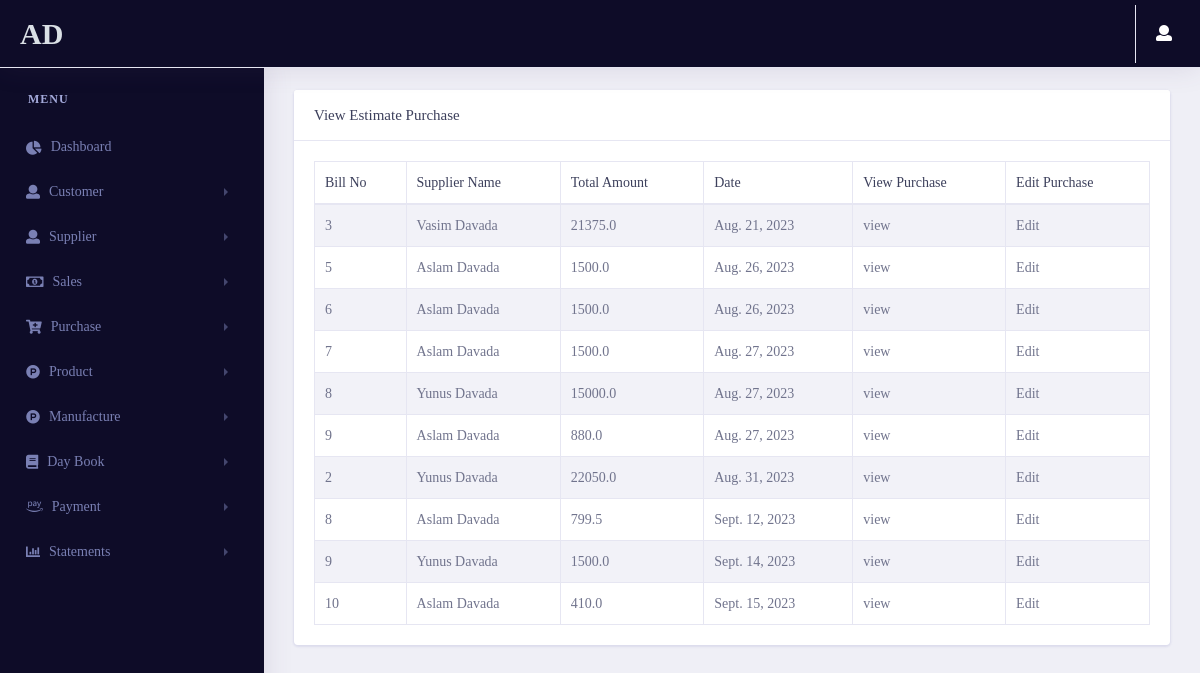
Page /purchase/viewpurchase/ (signed in) on the committed database.
### pages/models.py (models this page shows, shortened)
class Profile(models.Model):
    user = models.OneToOneField(User,on_delete=models.CASCADE , related_name="profile")
    phone_no = models.CharField(max_length=20)
    company_name = models.CharField(max_length=50)
    Address = models.CharField(max_length=500)
    city = models.CharField(max_length=50)
    state = models.CharField(max_length=50)
    pincode = models.CharField(max_length=50)
    GSTNO = models.CharField(max_length=50)
    Bank_name = models.CharField(max_length=50)
    Bank_AC = models.CharField(max_length=50)
    IFSC_Code = models.CharField(max_length=50)
    Branch_name = models.CharField(max_length=50)
    id = models.UUIDField(default=uuid.uuid4 , unique=True , primary_key=True , editable=False)
    class Meta:
        indexes = [models.Index(fields=['user' , 'id'])]

### purchase/models.py (models this page shows, shortened)
class Estimate_Purchase(models.Model):
    Bill_no = models.IntegerField()
    supplier = models.ForeignKey(Supplier_estimate,on_delete=models.CASCADE)
    date = models.DateField(auto_now_add=True)
    Total_amount = models.FloatField()
    Due_amount = models.FloatField()
    Round_off = models.FloatField()
    Grand_total = models.FloatField()
    id = models.UUIDField(default=uuid.uuid4 , unique=True , primary_key=True , editable=False)
    class Meta:
        indexes = [models.Index(fields=('Bill_no' , 'id' , 'supplier'))]

### supplier/models.py (models this page shows)
class Supplier_estimate(models.Model):
    supplier_id = models.CharField(max_length=10, null=True, blank=True)
    fullname = models.CharField(max_length=50)
    contactno = models.CharField(max_length=50)
    city = models.CharField(max_length=50)
    state = models.CharField(max_length=50)
    landmark = models.CharField(max_length=50)
    id = models.UUIDField(default=uuid.uuid4 , unique=True , primary_key=True , editable=False)
    def __str__(self):
        return self.fullname
    class Meta:
        indexes = [models.Index(fields=['id' , 'fullname'])]

### purchase/views.py (the view)
# urls.py: path('viewpurchase/',views.viewpurchase,name="viewpurchase"),
@login_required(login_url='login')
def viewpurchase(request):
    try:
        if request.user.groups.filter(name='Estimate').exists():
            Purchase_data = Estimate_Purchase.objects.all()
        if request.user.groups.filter(name='GST').exists():
            Purchase_data = GST_Purchase.objects.all()
        context = {
            'Purchase_data' : Purchase_data
        }
        return render(request,"purchase/viewpurchase.html",context)
    except:
        return redirect('error404')

### pages/templatetags/user_auth.py (called while the page is built)
@register.filter(name='has_group')
def has_group(user, group_name):
    group = Group.objects.get(name=group_name)
    return True if group in user.groups.all() else False

### purchase/templates/purchase/viewpurchase.html (shortened to what this page needs)
{% extends 'pages/base.html' %}
{% load static %}
{% load user_auth %}
{% block content %}
    <link rel="stylesheet" href="{% static 'vendor/bootstrap/css/bootstrap.min.css' %}">
    <link rel="stylesheet" type="text/css" href="{% static 'vendor/datatables/css/dataTables.bootstrap4.css' %}">
    <link href="{% static 'vendor/fonts/circular-std/style.css' %}" rel="stylesheet">
    <link rel="stylesheet" href="{% static 'libs/css/style.css' %}">
    <link rel="stylesheet" href="{% static 'vendor/fonts/fontawesome/css/fontawesome-all.css' %}">
{% if request.user|has_group:"Estimate" %}
<div class="row">
    <div class="col-xl-12 col-lg-12 col-md-12 col-sm-12 col-12">
        <div class="card">
        <h5 class="card-header">View Estimate Purchase</h5>
            <div class="card-body">
                <div class="table-responsive">
                <table class="table table-striped table-bordered first">
                    <thead>
                        <tr>
                            <th>Bill No</th>
                            <th>Supplier Name</th>
                            <th>Total Amount</th>
                            <th>Date</th>
                            <th>View Purchase</th>
                            <th>Edit Purchase</th>
                        </tr>
                    </thead>
                    <tbody>
                        {% for i in Purchase_data    %}
                        <tr>
                            <td>{{i.Bill_no}}</td>
                            <td>{{i.supplier}}</td>
                            <td>{{i.Total_amount}}</td>
                            <td>{{i.date}}</td>
                            <td>
                                <a href="/purchase/purchaseinvoice/{{i.id}}">view</a>
                            </td>
                            <td>
                                <a href="/purchase/updatepurchase/{{i.id}}">Edit</a>
                            </td>
                        </tr>
                        {% endfor %}
                    </tbody>
                </table>
                </div>
            </div>
        </div>
    </div>
</div>
{% endif %}
{% endblock content %}

### pages/templates/pages/base.html (shortened to what this page needs)
{% load static %}
{% load user_auth %}
<!doctype html>
<html lang="en">
<head>
    <link rel="stylesheet" href="{% static 'vendor/bootstrap/css/bootstrap.min.css' %}">
    <link href="{% static 'vendor/fonts/circular-std/style.css' %}" rel="stylesheet">
    <link rel="stylesheet" href="{% static 'libs/css/style.css' %}">
    <link rel="stylesheet" href="{% static 'vendor/fonts/fontawesome/css/fontawesome-all.css' %}">
    <link rel="stylesheet" href="{% static 'vendor/fonts/material-design-iconic-font/css/materialdesignicons.min.css' %}">
    <link rel="stylesheet" href="{% static 'vendor/fonts/flag-icon-css/flag-icon.min.css' %}">
    <link href="{% static 'Select2/css/select2.min.css' %}" rel="stylesheet" type="text/css">
    <link href="stylesheet" href="{% static 'vendor/multi-select/css/multi-select.css' %}">
</head>
<body>
    <div class="dashboard-main-wrapper">
          <div class="dashboard-header">
            <nav class="navbar navbar-expand-lg sidebar-dark fixed-top" >
                <a class="navbar-brand text-light" href="{% url 'dashboard' %}">{{request.user.profile.company_name}}</a>
                <div class="collapse navbar-collapse " id="navbarSupportedContent">
                    <ul class="navbar-nav ml-auto navbar-right-top">
                        <li class="nav-item dropdown nav-user">
                            <a class="nav-link nav-user-img" href="#" id="navbarDropdownMenuLink2" data-toggle="dropdown" aria-haspopup="true" aria-expanded="false"><i class="fas fa-user mr-2" style="color: white;" aria-hidden="true"></i></a>
                        </li>
                    </ul>
                </div>
            </nav>
        </div>
        <div class="nav-left-sidebar sidebar-dark">
            <div class="menu-list">
                <nav class="navbar navbar-expand-lg navbar-dark">
                    <div class="collapse navbar-collapse" id="navbarNav">
                        <ul class="navbar-nav flex-column">
                            <li class="nav-divider">
                                Menu
                            </li>
                            <li class="nav-item">
                                <a class="nav-link" href="{% url 'dashboard' %}"><i class="fas fa-chart-pie" aria-hidden="true"></i>Dashboard</a>
                            </li>
                            <li class="nav-item">
                                <a class="nav-link" href="#" data-toggle="collapse" aria-expanded="false" data-target="#submenu-2" aria-controls="submenu-2"><i class="fa fa-user"></i>Customer</a>
                            </li>
                            <li class="nav-item">
                                <a class="nav-link" href="#" data-toggle="collapse" aria-expanded="false" data-target="#submenu-3" aria-controls="submenu-3"><i class="fa fa-user"></i>Supplier</a>
                            </li>
                            <li class="nav-item">
                                <a class="nav-link" href="#" data-toggle="collapse" aria-expanded="false" data-target="#submenu-7" aria-controls="submenu-6"><i class="far fa-money-bill-alt"></i>Sales</a>
                            </li>
                            <li class="nav-item">
                                <a class="nav-link" href="#" data-toggle="collapse" aria-expanded="false" data-target="#submenu-4" aria-controls="submenu-4"><i class="fas fa-cart-plus"></i>Purchase</a>
                            </li>
                            <li class="nav-item">
                                <a class="nav-link" href="#" data-toggle="collapse" aria-expanded="false" data-target="#submenu-5" aria-controls="submenu-5"><i class=" fab fa-product-hunt"></i>Product</a>
                            </li>
                            {% if request.user|has_group:"Manufacture" %}
                            <li class="nav-item">
                                <a class="nav-link" href="#" data-toggle="collapse" aria-expanded="false" data-target="#manufacture" aria-controls="submenu-5"><i class=" fab fa-product-hunt"></i>Manufacture</a>
                            </li>
                            {% endif %}
                            <li class="nav-item">
                                <a class="nav-link" href="#" data-toggle="collapse" aria-expanded="false" data-target="#submenu-6" aria-controls="submenu-5"><i class="fas fa-book"></i>Day Book</a>
                            </li>
                            <li class="nav-item">
                                <a class="nav-link" href="#" data-toggle="collapse" aria-expanded="false" data-target="#payment" aria-controls="submenu-5"><i class="fab fa-amazon-pay"></i>Payment</a>
                            </li>
                            <li class="nav-item">
                                <a class="nav-link" href="#" data-toggle="collapse" aria-expanded="false" data-target="#statement" aria-controls="statement"><i class="fas fa-chart-bar"></i>Statements</a>
                            </li>
                        </ul>
                    </div>
                </nav>
            </div>
        </div>
        <div class="dashboard-wrapper">
            <div class="dashboard-ecommerce">
                <div class="container-fluid dashboard-content ">
                    <div class="ecommerce-widget">
                    {% block content %}
                    {% endblock content %}
                    </div>
                </div>
            </div>
        </div>
    </div>
</body>
</html>

### rows in the picture
Estimate_Purchase: Bill_no "3", supplier "Vasim Davada", Total_amount "21375.0", date "Aug. 21, 2023"
Estimate_Purchase: Bill_no "5", supplier "Aslam Davada", Total_amount "1500.0", date "Aug. 26, 2023"
Estimate_Purchase: Bill_no "6", supplier "Aslam Davada", Total_amount "1500.0", date "Aug. 26, 2023"
Estimate_Purchase: Bill_no "7", supplier "Aslam Davada", Total_amount "1500.0", date "Aug. 27, 2023"
Estimate_Purchase: Bill_no "8", supplier "Yunus Davada", Total_amount "15000.0", date "Aug. 27, 2023"
Estimate_Purchase: Bill_no "9", supplier "Aslam Davada", Total_amount "880.0", date "Aug. 27, 2023"
Estimate_Purchase: Bill_no "2", supplier "Yunus Davada", Total_amount "22050.0", date "Aug. 31, 2023"
Estimate_Purchase: Bill_no "8", supplier "Aslam Davada", Total_amount "799.5", date "Sept. 12, 2023"
Estimate_Purchase: Bill_no "9", supplier "Yunus Davada", Total_amount "1500.0", date "Sept. 14, 2023"
Estimate_Purchase: Bill_no "10", supplier "Aslam Davada", Total_amount "410.0", date "Sept. 15, 2023"

### other values in the picture
{{ request.user.profile.company_name }} "AD"
